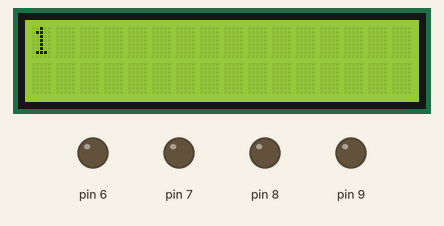
A sketch run on a simulated Arduino Uno, built with avr-gcc and run on an emulated ATmega328P. Parts: 16×2 character LCD, output pins drawn as LEDs (lit = HIGH). Wiring (inferred from the names in the program): character LCD (HD44780): RS pin 3; R/W pin 4; E pin 5; data pin 10, pin 11, pin 12, pin 13. Pins used as bus, display or sensor lines are not drawn.

Above: at 0.1 s.
At 3.1 s:
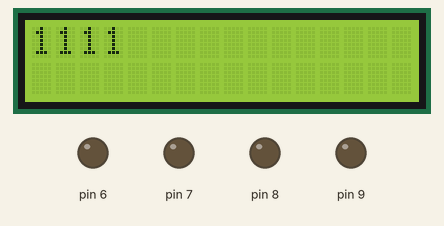
At 5.1 s:
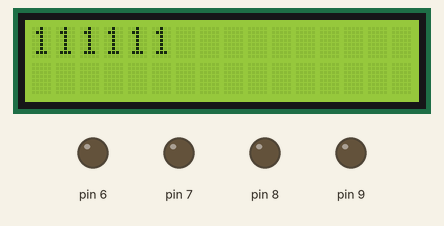
At 7.1 s:
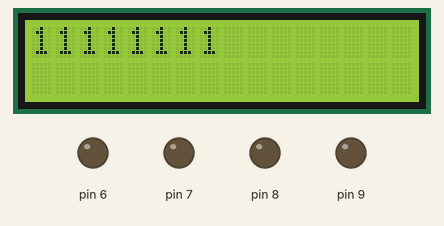
At 11.1 s:
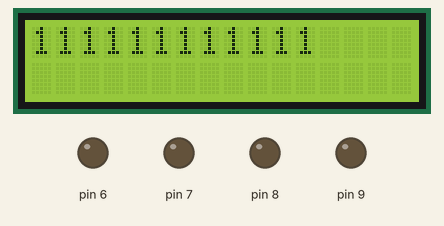
At 15.1 s:
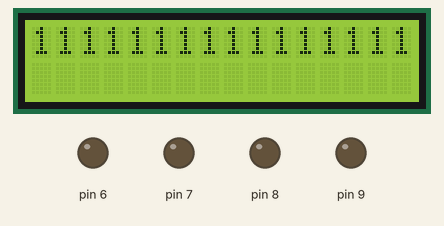

Measured:
- what the display in image 0 shows lasts 1.0 s, from 0.0 s to 1.0 s

The sketch:

bit_4.ino
```cpp
#define RS 3
#define RW 4
#define EN 5
#define DB0 6
#define DB1 7
#define DB2 8
#define DB3 9
#define DB4 10
#define DB5 11
#define DB6 12
#define DB7 13

void setup() {
  // put your setup code here, to run once:
  //RS, RW는 HIGH로 시작
  //E, DB는 LOW로 시작

  int i;
  for(i=3; i<14; i++){
    pinMode(i, OUTPUT);
  }
  Serial.begin(9600);
  digitalWrite(RS, HIGH);
  digitalWrite(RW, HIGH);


  //RS, RW LOW로 바꿈
  //0x30을 DB0~DB7까지 넣기
  //E HIGH하고 다시 LOW로 바꿈
  //RS, RW HIGH로 바꿈
   //이거 3번 반복
   ////////////////////////////// 0x30
   digitalWrite(RS, LOW);
   digitalWrite(RW, LOW);
  //data : 0x30 (0 0 1 1 0 0 0 0)
   digitalWrite(DB7, LOW);
   digitalWrite(DB6, LOW);
   digitalWrite(DB5, HIGH);
   digitalWrite(DB4, HIGH);

   //EN
   digitalWrite(EN, HIGH);
   digitalWrite(EN, LOW);

   //RW/RW
   digitalWrite(RS, HIGH);
   digitalWrite(RW, HIGH);

   //delay 100micro
   delayMicroseconds(100);
   ////////////////////////////////////


   ////////////////////////////// 0x30
   digitalWrite(RS, LOW);
   digitalWrite(RW, LOW);
  //data : 0x30 (0 0 1 1 0 0 0 0)
   digitalWrite(DB7, LOW);
   digitalWrite(DB6, LOW);
   digitalWrite(DB5, HIGH);
   digitalWrite(DB4, HIGH);


   //EN
   digitalWrite(EN, HIGH);
   digitalWrite(EN, LOW);

   //RW/RW
   digitalWrite(RS, HIGH);
   digitalWrite(RW, HIGH);

   //delay 100micro
   delayMicroseconds(100);
   ////////////////////////////////////


   ////////////////////////////// 0x30
   digitalWrite(RS, LOW);
   digitalWrite(RW, LOW);
  //data : 0x30 (0 0 1 1 0 0 0 0)
   digitalWrite(DB7, LOW);
   digitalWrite(DB6, LOW);
   digitalWrite(DB5, HIGH);
   digitalWrite(DB4, HIGH);


   //EN
   digitalWrite(EN, HIGH);
   digitalWrite(EN, LOW);

   //RW/RW
   digitalWrite(RS, HIGH);
   digitalWrite(RW, HIGH);

   //delay 100micro
   delayMicroseconds(100);
   ////////////////////////////////////


   ////////////////////////////// 0x28
   digitalWrite(RS, LOW);
   digitalWrite(RW, LOW);
  //data : 0x28 (0 0 1 0 1 0 0 0)
   digitalWrite(DB7, LOW);
   digitalWrite(DB6, LOW);
   digitalWrite(DB5, HIGH);
   digitalWrite(DB4, LOW);


   //EN
   digitalWrite(EN, HIGH);
   digitalWrite(EN, LOW);

   //RW/RW
   digitalWrite(RS, HIGH);
   digitalWrite(RW, HIGH);

   //delay 100micro
   delayMicroseconds(100);
   ////////////////////////////////////


   ////////////////////////////////4비트/////////////////////////////////

   ////////////////////////////// 0x28에 2
   digitalWrite(RS, LOW);
   digitalWrite(RW, LOW);
  //data : 0x28에 2 (0 0 1 0)
   digitalWrite(DB7, LOW);
   digitalWrite(DB6, LOW);
   digitalWrite(DB5, HIGH);
   digitalWrite(DB4, LOW);

   //EN
   digitalWrite(EN, HIGH);
   digitalWrite(EN, LOW);

   //RW/RW
   digitalWrite(RS, HIGH);
   digitalWrite(RW, HIGH);

   //delay 100micro

   ////////////////////////////////////


   ////////////////////////////// 0x28에 8
   digitalWrite(RS, LOW);
   digitalWrite(RW, LOW);
  //data : 0x28에 8 (1 0 0 0)
   digitalWrite(DB7, HIGH);
   digitalWrite(DB6, LOW);
   digitalWrite(DB5, LOW);
   digitalWrite(DB4, LOW);

   //EN
   digitalWrite(EN, HIGH);
   digitalWrite(EN, LOW);

   //RW/RW
   digitalWrite(RS, HIGH);
   digitalWrite(RW, HIGH);

   //delay 100micro
   delayMicroseconds(100);
   ////////////////////////////////////


   ////////////////////////////// 0x06에 0
   digitalWrite(RS, LOW);
   digitalWrite(RW, LOW);
  //data : 0x06에 0 (0 0 0 0)
   digitalWrite(DB7, LOW);
   digitalWrite(DB6, LOW);
   digitalWrite(DB5, LOW);
   digitalWrite(DB4, LOW);

   //EN
   digitalWrite(EN, HIGH);
   digitalWrite(EN, LOW);

   //RW/RW
   digitalWrite(RS, HIGH);
   digitalWrite(RW, HIGH);

   //delay 100micro

   ////////////////////////////////////


   ////////////////////////////// 0x06에 6
   digitalWrite(RS, LOW);
   digitalWrite(RW, LOW);
  //data : 0x06에 6 (0 1 1 0)
   digitalWrite(DB7, LOW);
   digitalWrite(DB6, HIGH);
   digitalWrite(DB5, HIGH);
   digitalWrite(DB4, LOW);

   //EN
   digitalWrite(EN, HIGH);
   digitalWrite(EN, LOW);

   //RW/RW
   digitalWrite(RS, HIGH);
   digitalWrite(RW, HIGH);

   //delay 100micro
   delayMicroseconds(100);
   ////////////////////////////////////


         ////////////////////////////// 0x0C에 0
   digitalWrite(RS, LOW);
   digitalWrite(RW, LOW);
  //data : 0x0C에 0 (0 0 0 0)
   digitalWrite(DB7, LOW);
   digitalWrite(DB6, LOW);
   digitalWrite(DB5, LOW);
   digitalWrite(DB4, LOW);

   //EN
   digitalWrite(EN, HIGH);
   digitalWrite(EN, LOW);

   //RW/RW
   digitalWrite(RS, HIGH);
   digitalWrite(RW, HIGH);

   //delay 100micro

   ////////////////////////////////////


      ////////////////////////////// 0x0C에 C
   digitalWrite(RS, LOW);
   digitalWrite(RW, LOW);
  //data : 0x0C에 C (1 1 0 0)
   digitalWrite(DB7, HIGH);
   digitalWrite(DB6, HIGH);
   digitalWrite(DB5, LOW);
   digitalWrite(DB4, LOW);

   //EN
   digitalWrite(EN, HIGH);
   digitalWrite(EN, LOW);

   //RW/RW
   digitalWrite(RS, HIGH);
   digitalWrite(RW, HIGH);

   //delay 100micro
   delayMicroseconds(100);
   ////////////////////////////////////


         ////////////////////////////// 0x80에 8
   digitalWrite(RS, LOW);
   digitalWrite(RW, LOW);
  //data : 0x80에 8 (1 0 0 0)
   digitalWrite(DB7, HIGH);
   digitalWrite(DB6, LOW);
   digitalWrite(DB5, LOW);
   digitalWrite(DB4, LOW);

   //EN
   digitalWrite(EN, HIGH);
   digitalWrite(EN, LOW);

   //RW/RW
   digitalWrite(RS, HIGH);
   digitalWrite(RW, HIGH);

   //delay 100micro

   ////////////////////////////////////


         ////////////////////////////// 0x80에 0
   digitalWrite(RS, LOW);
   digitalWrite(RW, LOW);
  //data : 0x80에 0 (0 0 0 0)
   digitalWrite(DB7, LOW);
   digitalWrite(DB6, LOW);
   digitalWrite(DB5, LOW);
   digitalWrite(DB4, LOW);

   //EN
   digitalWrite(EN, HIGH);
   digitalWrite(EN, LOW);

   //RW/RW
   digitalWrite(RS, HIGH);
   digitalWrite(RW, HIGH);

   //delay 100micro
   delayMicroseconds(100);
   ////////////////////////////////////


   ////////////////////////////// 0x01에 0
   digitalWrite(RS, LOW);
   digitalWrite(RW, LOW);
  //data : 0x01에 0 (0 0 0 0)
   digitalWrite(DB7, LOW);
   digitalWrite(DB6, LOW);
   digitalWrite(DB5, LOW);
   digitalWrite(DB4, LOW);

   //EN
   digitalWrite(EN, HIGH);
   digitalWrite(EN, LOW);

   //RW/RW
   digitalWrite(RS, HIGH);
   digitalWrite(RW, HIGH);

   //delay 100micro

   ////////////////////////////////////


      ////////////////////////////// 0x01에 1
   digitalWrite(RS, LOW);
   digitalWrite(RW, LOW);
  //data : 0x01에 1 (0 0 0 1)
   digitalWrite(DB7, LOW);
   digitalWrite(DB6, LOW);
   digitalWrite(DB5, LOW);
   digitalWrite(DB4, HIGH);

   //EN
   digitalWrite(EN, HIGH);
   digitalWrite(EN, LOW);

   //RW/RW
   digitalWrite(RS, HIGH);
   digitalWrite(RW, HIGH);

   //delay 10ms
   delay(10);
   ////////////////////////////////////


}

void loop() {
  // put your main code here, to run repeatedly:

  ////////////////////////////// 0x31에 3
   digitalWrite(RS, HIGH);
   digitalWrite(RW, LOW);
  //data : 0x31에 3 (0 0 1 1)
   digitalWrite(DB7, LOW);
   digitalWrite(DB6, LOW);
   digitalWrite(DB5, HIGH);
   digitalWrite(DB4, HIGH);

   //EN
   digitalWrite(EN, HIGH);
   digitalWrite(EN, LOW);

   //RW/RW
   digitalWrite(RS, LOW);
   digitalWrite(RW, HIGH);

   //delay 100micro
   ////////////////////////////////////


   ////////////////////////////// 0x31에 1
   digitalWrite(RS, HIGH);
   digitalWrite(RW, LOW);
  //data : 0x31에 1 (0 0 0 1)
   digitalWrite(DB7, LOW);
   digitalWrite(DB6, LOW);
   digitalWrite(DB5, LOW);
   digitalWrite(DB4, HIGH);

   //EN
   digitalWrite(EN, HIGH);
   digitalWrite(EN, LOW);

   //RW/RW
   digitalWrite(RS, LOW);
   digitalWrite(RW, HIGH);


   //delay 100micro
   ////////////////////////////////////

   delay(1000);


}
```
